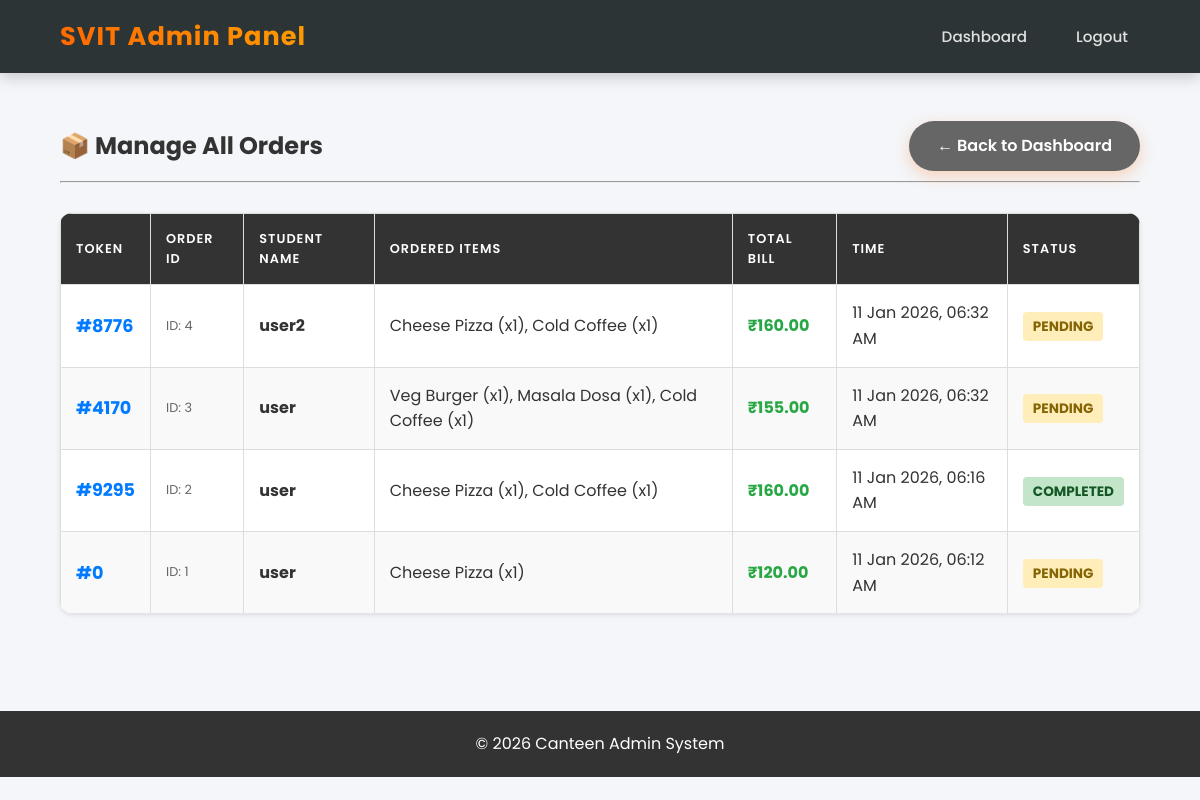
The app's page /admin/orders.php (signed in) with its own data.
### tables this page shows
CREATE TABLE `orders` (
  `id` int(11) NOT NULL,
  `token_number` int(11) NOT NULL,
  `student_name` varchar(50) NOT NULL,
  `items` text NOT NULL,
  `total_price` decimal(10,2) NOT NULL,
  `status` enum('Pending','Cooking','Completed','Cancelled') DEFAULT 'Pending',
  `created_at` timestamp NOT NULL DEFAULT current_timestamp()
);

### admin/orders.php (the view, shortened to what this page needs)
<?php
include '../includes/db_connect.php';
$sql = "SELECT * FROM orders ORDER BY created_at DESC";
$result = mysqli_query($conn, $sql);
?>
<!DOCTYPE html>
<html lang="en">
<head>
    <link rel="stylesheet" href="../assets/css/style.css">
</head>
<body>
<header>
    <nav>
        <h1>SVIT Admin Panel</h1>
        <ul>
            <li><a href="dashboard.php">Dashboard</a></li>
            <li><a href="../logout.php">Logout</a></li>
        </ul>
    </nav>
</header>
<div class="container">
    <div style="display: flex; justify-content: space-between; align-items: center;">
        <h2>📦 Manage All Orders</h2>
        <a href="dashboard.php" class="btn" style="background: #666;">&larr; Back to Dashboard</a>
    </div>
    <hr style="margin: 10px 0 30px 0;">
    <table>
        <thead>
            <tr>
                <th>Token</th>
                <th>Order ID</th>
                <th>Student Name</th>
                <th>Ordered Items</th>
                <th>Total Bill</th>
                <th>Time</th>
                <th>Status</th>
            </tr>
        </thead>
        <tbody>
            <?php if (mysqli_num_rows($result) == 0): ?>
                <tr>
                    <td colspan="7" style="text-align: center; padding: 20px;">No orders found in database.</td>
                </tr>
            <?php else: ?>
                <?php while($order = mysqli_fetch_assoc($result)): ?>
                <tr>
                    <td><strong style="color: #007bff; font-size: 1.1rem;">#<?php echo $order['token_number']; ?></strong></td>
                    <td style="color: #666; font-size: 0.8rem;">ID: <?php echo $order['id']; ?></td>
                    <td><strong><?php echo $order['student_name']; ?></strong></td>
                    <td><?php echo $order['items']; ?></td>
                    <td style="font-weight: bold; color: #28a745;">₹<?php echo $order['total_price']; ?></td>
                    <td>
                        <?php echo date("d M Y, h:i A", strtotime($order['created_at'])); ?>
                    </td>
                    <td>
                        <?php
                            $status_lower = strtolower($order['status']);
                            $status_class = "status-" . $status_lower;
                        ?>
                        <span class="badge <?php echo $status_class; ?>">
                            <?php echo $order['status']; ?>
                        </span>
                    </td>
                </tr>
                <?php endwhile; ?>
            <?php endif; ?>
        </tbody>
    </table>
</div>
<footer style="text-align: center; margin-top: 50px; padding: 20px; background: #333; color: white;">
    <p>&copy; 2026 Canteen Admin System</p>
</footer>
</body>
</html>

### assets/css/style.css (style rules this page uses)
:root { --primary-color: #ff6600; --primary-hover: #e65c00; --secondary-color: #2d3436; --bg-color: #f4f6f9; --card-bg: #ffffff; --text-color: #333333; --light-text: #666666; --success-color: #28a745; --danger-color: #dc3545; --warning-color: #ffc107; --info-color: #17a2b8; --shadow-sm: 0 2px 8px rgba(0,0,0,0.05); --shadow-md: 0 8px 20px rgba(0,0,0,0.1); --shadow-lg: 0 15px 30px rgba(0,0,0,0.15); }
* { margin: 0; padding: 0; box-sizing: border-box; font-family: 'Poppins', sans-serif; }
html { scroll-behavior: smooth; }
body { background-color: var(--bg-color); color: var(--text-color); line-height: 1.6; display: flex; flex-direction: column; min-height: 100vh; }
a { text-decoration: none; color: inherit; }
ul { list-style: none; }
header { background: var(--secondary-color); color: #fff; padding: 1rem 0; box-shadow: 0 4px 15px rgba(0,0,0,0.2); position: sticky; top: 0; z-index: 1000; }
nav { display: flex; justify-content: space-between; align-items: center; width: 90%; max-width: 1200px; margin: auto; }
nav h1 { font-size: 1.6rem; font-weight: 700; letter-spacing: 1px; background: linear-gradient(45deg, #ff6600, #ff9e00); -webkit-background-clip: text; -webkit-text-fill-color: transparent; }
nav ul { display: flex; gap: 25px; }
nav ul li a { color: rgba(255, 255, 255, 0.85); font-weight: 500; font-size: 0.95rem; padding: 8px 12px; border-radius: 5px; transition: all 0.3s ease; }
.container { width: 90%; max-width: 1200px; margin: 3rem auto; background: transparent; min-height: 60vh; animation: fadeIn 0.6s ease-out; }
.btn { display: inline-block; background: var(--primary-color); color: #fff !important; padding: 12px 28px; border-radius: 50px; border: none; cursor: pointer; font-weight: 600; font-size: 1rem; text-align: center; transition: all 0.3s ease; box-shadow: 0 5px 15px rgba(255, 102, 0, 0.25); }
table { width: 100%; border-collapse: separate; border-spacing: 0; margin-top: 20px; background: #fff; border-radius: 12px; overflow: hidden; box-shadow: var(--shadow-sm); }
th { background: var(--secondary-color); color: #fff; padding: 18px; text-align: left; font-weight: 600; text-transform: uppercase; font-size: 0.8rem; letter-spacing: 1px; }
td { padding: 15px 18px; border-bottom: 1px solid #f0f0f0; color: var(--text-color); vertical-align: middle; }
tr:last-child td { border-bottom: none; }
.badge { padding: 6px 12px; border-radius: 20px; font-size: 0.8rem; font-weight: 700; text-transform: uppercase; }
.status-pending { background: #ffeeba; color: #856404; }
.status-completed { background: #d4edda; color: #155724; }
footer { background: var(--secondary-color); color: rgba(255,255,255,0.6); text-align: center; padding: 2rem 0; margin-top: auto; }

### admin/orders.php (style rules this page uses)
table { width: 100%; border-collapse: collapse; background: white; margin-top: 20px; box-shadow: 0 2px 5px rgba(0,0,0,0.1); }
th, td { padding: 15px; border: 1px solid #ddd; text-align: left; }
th { background: #333; color: white; }
tr:nth-child(even) { background-color: #f9f9f9; }
.badge { padding: 5px 10px; border-radius: 4px; font-size: 0.85rem; font-weight: bold; }
.status-pending { background: #ffeeba; color: #856404; }
.status-completed { background: #c3e6cb; color: #155724; }

### records on screen
orders: token_number "8776", id "4", student_name "user2", items "Cheese Pizza (x1), Cold Coffee (x1)", total_price "160.00", created_at "11 Jan 2026, 06:32 AM", status "PENDING"
orders: token_number "4170", id "3", student_name "user", items "Veg Burger (x1), Masala Dosa (x1), Cold Coffee (x1)", total_price "155.00", created_at "11 Jan 2026, 06:32 AM", status "PENDING"
orders: token_number "9295", id "2", student_name "user", items "Cheese Pizza (x1), Cold Coffee (x1)", total_price "160.00", created_at "11 Jan 2026, 06:16 AM", status "COMPLETED"
orders: token_number "0", id "1", student_name "user", items "Cheese Pizza (x1)", total_price "120.00", created_at "11 Jan 2026, 06:12 AM", status "PENDING"
